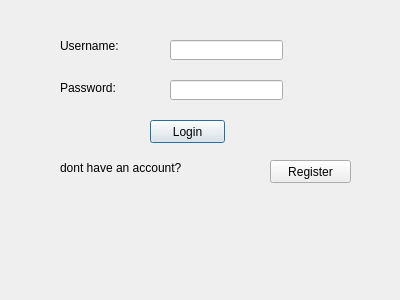
<?xml version="1.0" encoding="UTF-8"?>
<ui version="4.0">
 <class>Dialog</class>
 <widget class="QDialog" name="Dialog">
  <property name="geometry">
   <rect>
    <x>0</x>
    <y>0</y>
    <width>400</width>
    <height>300</height>
   </rect>
  </property>
  <property name="windowTitle">
   <string>Dialog</string>
  </property>
  <widget class="QLabel" name="label">
   <property name="geometry">
    <rect>
     <x>60</x>
     <y>30</y>
     <width>81</width>
     <height>31</height>
    </rect>
   </property>
   <property name="text">
    <string>Username:</string>
   </property>
  </widget>
  <widget class="QLabel" name="label_2">
   <property name="geometry">
    <rect>
     <x>60</x>
     <y>80</y>
     <width>71</width>
     <height>16</height>
    </rect>
   </property>
   <property name="text">
    <string>Password:</string>
   </property>
  </widget>
  <widget class="QLineEdit" name="userName">
   <property name="geometry">
    <rect>
     <x>170</x>
     <y>40</y>
     <width>113</width>
     <height>20</height>
    </rect>
   </property>
  </widget>
  <widget class="QLineEdit" name="password">
   <property name="geometry">
    <rect>
     <x>170</x>
     <y>80</y>
     <width>113</width>
     <height>20</height>
    </rect>
   </property>
  </widget>
  <widget class="QPushButton" name="loginButton">
   <property name="geometry">
    <rect>
     <x>150</x>
     <y>120</y>
     <width>75</width>
     <height>23</height>
    </rect>
   </property>
   <property name="text">
    <string>Login</string>
   </property>
  </widget>
  <widget class="QLabel" name="label_3">
   <property name="geometry">
    <rect>
     <x>60</x>
     <y>160</y>
     <width>171</width>
     <height>16</height>
    </rect>
   </property>
   <property name="text">
    <string>dont have an account?</string>
   </property>
  </widget>
  <widget class="QPushButton" name="registerButton">
   <property name="geometry">
    <rect>
     <x>270</x>
     <y>160</y>
     <width>81</width>
     <height>23</height>
    </rect>
   </property>
   <property name="text">
    <string>Register</string>
   </property>
  </widget>
 </widget>
 <resources/>
 <connections/>
</ui>
